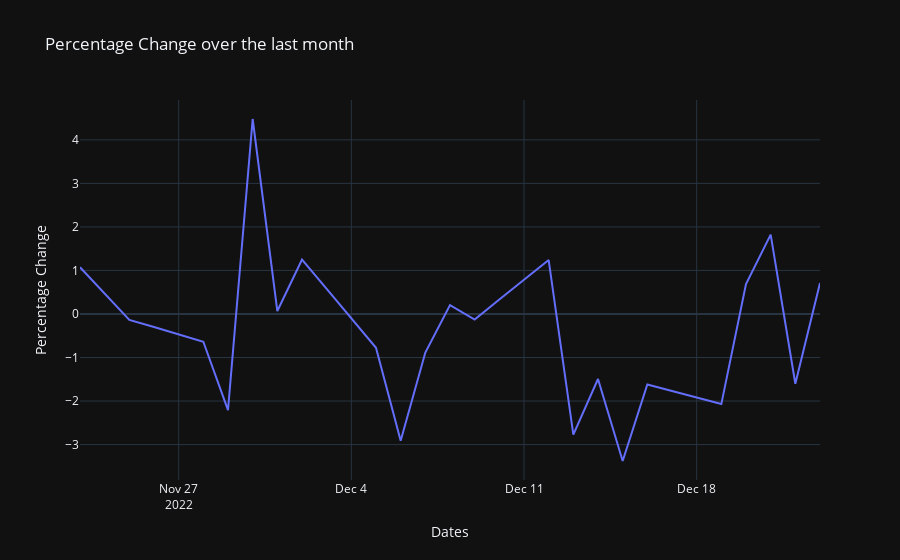

Write notebook code for a chart like this one.
### Markdown cell above
Percentage change in Apple Stocks in the last month 
(23/11/2022 : 23/12/2022)

### Code cell
fig = px.line(final_df, x = final_df["23-11-2022":"23-12-2022"].index,
                        y = final_df["23-11-2022":"23-12-2022"]["Percentage Change"], title="Percentage Change over the last month", 
                        template="plotly_dark")

fig.update_xaxes(title_text="Dates", row = 1, col = 1)
fig.update_yaxes(title_text="Percentage Change", row = 1, col = 1)

fig.show()

### Figure 1 — Plotly figure (JSON) as saved in the notebook; plotly's stock layout.template omitted (floating-point values rounded to 4 significant figures)
{"data": [{"hovertemplate": "x=%{x}<br>y=%{y}<extra></extra>", "legendgroup": "", "line": {"color": "#636efa", "dash": "solid"}, "marker": {"symbol": "circle"}, "mode": "lines", "name": "", "orientation": "v", "showlegend": false, "type": "scatter", "x": ["2022-11-23T00:00:00", "2022-11-24T00:00:00", "2022-11-25T00:00:00", "2022-11-26T00:00:00", "2022-11-27T00:00:00", "2022-11-28T00:00:00", "2022-11-29T00:00:00", "2022-11-30T00:00:00", "2022-12-01T00:00:00", "2022-12-02T00:00:00", "2022-12-03T00:00:00", "2022-12-04T00:00:00", "2022-12-05T00:00:00", "2022-12-06T00:00:00", "2022-12-07T00:00:00", "2022-12-08T00:00:00", "2022-12-09T00:00:00", "2022-12-10T00:00:00", "2022-12-11T00:00:00", "2022-12-12T00:00:00", "2022-12-13T00:00:00", "2022-12-14T00:00:00", "2022-12-15T00:00:00", "2022-12-16T00:00:00", "2022-12-17T00:00:00", "2022-12-18T00:00:00", "2022-12-19T00:00:00", "2022-12-20T00:00:00", "2022-12-21T00:00:00", "2022-12-22T00:00:00", "2022-12-23T00:00:00"], "xaxis": "x", "y": [1.072, 0.4746, -0.135, -0.2997, -0.4673, -0.6379, -2.21, 4.479, 0.06742, 1.252, 0.5789, -0.09749, -0.7775, -2.911, -0.8869, 0.2033, -0.1266, 0.3335, 0.7886, 1.239, -2.77, -1.494, -3.377, -1.621, -1.769, -1.919, -2.07, 0.6878, 1.824, -1.603, 0.7129], "yaxis": "y"}], "layout": {"legend": {"tracegroupgap": 0}, "title": {"text": "Percentage Change over the last month"}, "xaxis": {"anchor": "y", "domain": [0, 1], "title": {"text": "Dates"}}, "yaxis": {"anchor": "x", "domain": [0, 1], "title": {"text": "Percentage Change"}}}}
